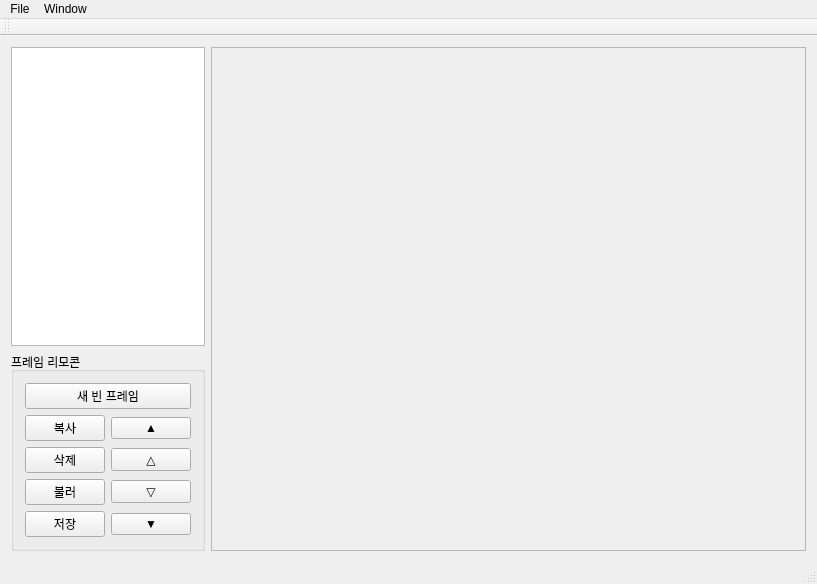
<?xml version="1.0" encoding="UTF-8"?>
<ui version="4.0">
 <class>MainWindow</class>
 <widget class="QMainWindow" name="MainWindow">
  <property name="geometry">
   <rect>
    <x>0</x>
    <y>0</y>
    <width>817</width>
    <height>584</height>
   </rect>
  </property>
  <property name="windowTitle">
   <string>MainWindow</string>
  </property>
  <widget class="QWidget" name="centralWidget">
   <layout class="QGridLayout" name="gridLayout">
    <item row="0" column="0">
     <layout class="QHBoxLayout" name="horizontalLayout" stretch="0,1">
      <item>
       <layout class="QVBoxLayout" name="verticalLayout" stretch="1,0">
        <item>
         <widget class="QListWidget" name="frameListWidget">
          <property name="sizePolicy">
           <sizepolicy hsizetype="Ignored" vsizetype="Expanding">
            <horstretch>0</horstretch>
            <verstretch>0</verstretch>
           </sizepolicy>
          </property>
         </widget>
        </item>
        <item>
         <widget class="QGroupBox" name="groupBox">
          <property name="title">
           <string>프레임 리모콘</string>
          </property>
          <layout class="QGridLayout" name="gridLayout_3">
           <item row="2" column="0">
            <widget class="QPushButton" name="deleteFrameButton">
             <property name="text">
              <string>삭제</string>
             </property>
            </widget>
           </item>
           <item row="2" column="1">
            <widget class="QPushButton" name="upFrameButton">
             <property name="text">
              <string>△</string>
             </property>
            </widget>
           </item>
           <item row="3" column="0">
            <widget class="QPushButton" name="loadFrameButton">
             <property name="text">
              <string>불러</string>
             </property>
            </widget>
           </item>
           <item row="1" column="1">
            <widget class="QPushButton" name="upmostFrameButton">
             <property name="text">
              <string>▲</string>
             </property>
            </widget>
           </item>
           <item row="4" column="0">
            <widget class="QPushButton" name="saveFrameButton">
             <property name="text">
              <string>저장</string>
             </property>
            </widget>
           </item>
           <item row="4" column="1">
            <widget class="QPushButton" name="downmostFrameButton">
             <property name="text">
              <string>▼</string>
             </property>
            </widget>
           </item>
           <item row="3" column="1">
            <widget class="QPushButton" name="downFrameButton">
             <property name="text">
              <string>▽</string>
             </property>
            </widget>
           </item>
           <item row="1" column="0">
            <widget class="QPushButton" name="copyFrameButton">
             <property name="text">
              <string>복사</string>
             </property>
            </widget>
           </item>
           <item row="0" column="0" colspan="2">
            <widget class="QPushButton" name="newFrameButton">
             <property name="text">
              <string>새 빈 프레임</string>
             </property>
            </widget>
           </item>
          </layout>
          <zorder>copyFrameButton</zorder>
          <zorder>upmostFrameButton</zorder>
          <zorder>upFrameButton</zorder>
          <zorder>deleteFrameButton</zorder>
          <zorder>downFrameButton</zorder>
          <zorder>loadFrameButton</zorder>
          <zorder>downmostFrameButton</zorder>
          <zorder>saveFrameButton</zorder>
          <zorder>newFrameButton</zorder>
         </widget>
        </item>
       </layout>
      </item>
      <item>
       <widget class="QScrollArea" name="grpImageScrollArea">
        <property name="widgetResizable">
         <bool>true</bool>
        </property>
        <widget class="QWidget" name="scrollAreaWidgetContents">
         <property name="geometry">
          <rect>
           <x>0</x>
           <y>0</y>
           <width>611</width>
           <height>509</height>
          </rect>
         </property>
         <layout class="QGridLayout" name="gridLayout_2">
          <item row="0" column="1">
           <widget class="QLabel" name="grpImageLabel">
            <property name="alignment">
             <set>Qt::AlignLeading|Qt::AlignLeft|Qt::AlignTop</set>
            </property>
           </widget>
          </item>
         </layout>
        </widget>
       </widget>
      </item>
     </layout>
    </item>
   </layout>
  </widget>
  <widget class="QMenuBar" name="menuBar">
   <property name="geometry">
    <rect>
     <x>0</x>
     <y>0</y>
     <width>817</width>
     <height>21</height>
    </rect>
   </property>
   <widget class="QMenu" name="menuFile">
    <property name="title">
     <string>File</string>
    </property>
    <addaction name="act_new"/>
    <addaction name="act_open_grp"/>
    <addaction name="separator"/>
    <addaction name="act_save_grp"/>
    <addaction name="act_save_as"/>
   </widget>
   <widget class="QMenu" name="menuTool">
    <property name="title">
     <string>Window</string>
    </property>
    <addaction name="act_pallete"/>
   </widget>
   <addaction name="menuFile"/>
   <addaction name="menuTool"/>
  </widget>
  <widget class="QToolBar" name="mainToolBar">
   <attribute name="toolBarArea">
    <enum>TopToolBarArea</enum>
   </attribute>
   <attribute name="toolBarBreak">
    <bool>false</bool>
   </attribute>
  </widget>
  <widget class="QStatusBar" name="statusBar"/>
  <action name="act_open_grp">
   <property name="text">
    <string>Open .grp</string>
   </property>
  </action>
  <action name="act_new">
   <property name="text">
    <string>New</string>
   </property>
  </action>
  <action name="act_save_grp">
   <property name="text">
    <string>Save</string>
   </property>
  </action>
  <action name="act_save_as">
   <property name="text">
    <string>Save As...</string>
   </property>
  </action>
  <action name="act_pallete">
   <property name="checkable">
    <bool>true</bool>
   </property>
   <property name="checked">
    <bool>true</bool>
   </property>
   <property name="text">
    <string>pallete</string>
   </property>
  </action>
 </widget>
 <layoutdefault spacing="6" margin="11"/>
 <resources/>
 <connections/>
</ui>
